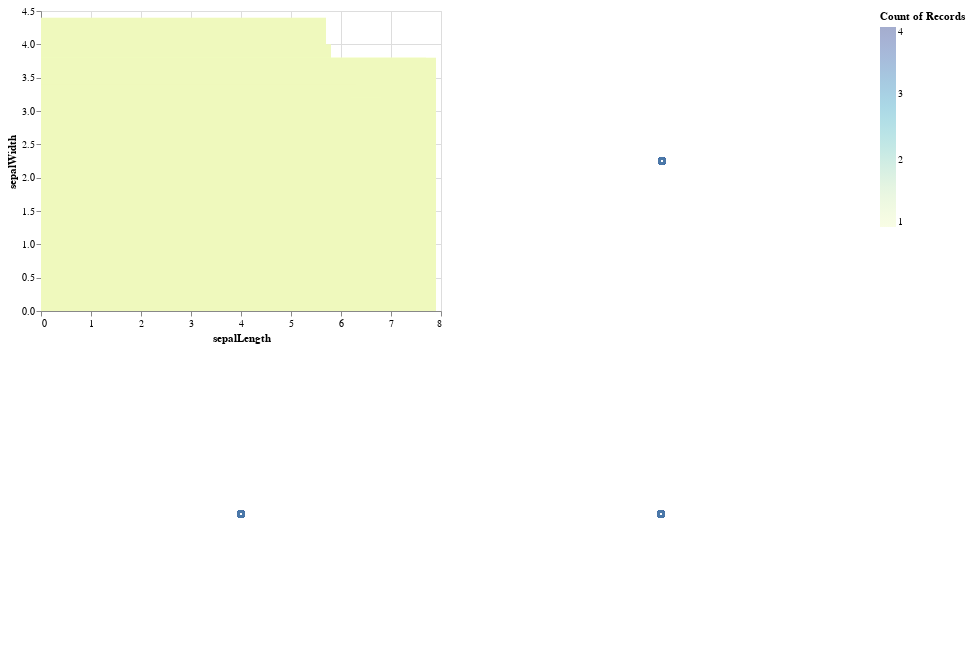

Notebook source saved alongside this figure:
### Markdown cell above
## Example 2

### Code cell
"""Plot a grid of four plots with selections"""
df = data.iris()
selection_1 = alt.selection(type='interval', resolve='global')
selection_2 = alt.selection(type='interval', resolve='global')
x, y = np.meshgrid(range(-5, 5), range(-5, 5))
z = x ** 2 + y ** 2
df2 = pd.DataFrame({'x': x.ravel().astype('i'),  # Cast to data type in to avoid Altair asking for the type
                   'y': y.ravel().astype('i'),
                   'z': z.ravel().astype('d')})

chart = AltChart(data=df, size=(2, 2)
    ).histogram2d(
        meta='2D Histogram with color',
        x='sepalLength', y='sepalWidth', z='count(sepalWidth)', pos=(0, 0),
        brush=selection_1, selection=selection_1,
)
#     ).histogram(
#         meta='1D Histogram with color',
#         x='species', bins=True, selection=selection_1, pos=(0, 1),
#     ).histogram2d(
#         data=df2,
#         meta='2D Histogram with color',
#         x='x:O', y='y:O', z='z:Q',
#         brush=selection_2, selection=selection_2, pos=(1, 1),
# )

chart.display()

### Figure 1 — Vega-Lite specification as saved in the notebook (floating-point values rounded to 4 significant figures; data arrays with more than 128 entries replaced by an {"elided": "..."} marker saying what was removed)
{"$schema": "https://vega.github.io/schema/vega-lite/v3.4.0.json", "config": {"mark": {"tooltip": null}, "view": {"height": 300, "width": 400}}, "data": {"name": "data-a264acbd6e539a8b3afc0cb5f240fb57"}, "datasets": {"data-a264acbd6e539a8b3afc0cb5f240fb57": {"elided": "150 records"}}, "vconcat": [{"hconcat": [{"layer": [{"encoding": {"color": {"aggregate": "count", "field": "sepalWidth", "type": "quantitative"}, "opacity": {"value": 0.4}, "x": {"field": "sepalLength", "type": "quantitative"}, "y": {"field": "sepalWidth", "type": "quantitative"}}, "mark": "rect", "selection": {"selector011": {"resolve": "global", "type": "interval"}}}, {"encoding": {"color": {"aggregate": "count", "field": "sepalWidth", "type": "quantitative"}, "x": {"field": "sepalLength", "type": "quantitative"}, "y": {"field": "sepalWidth", "type": "quantitative"}}, "mark": "rect", "transform": [{"filter": {"selection": "selector011"}}]}]}, {"mark": "point"}]}, {"hconcat": [{"mark": "point"}, {"mark": "point"}]}]}
